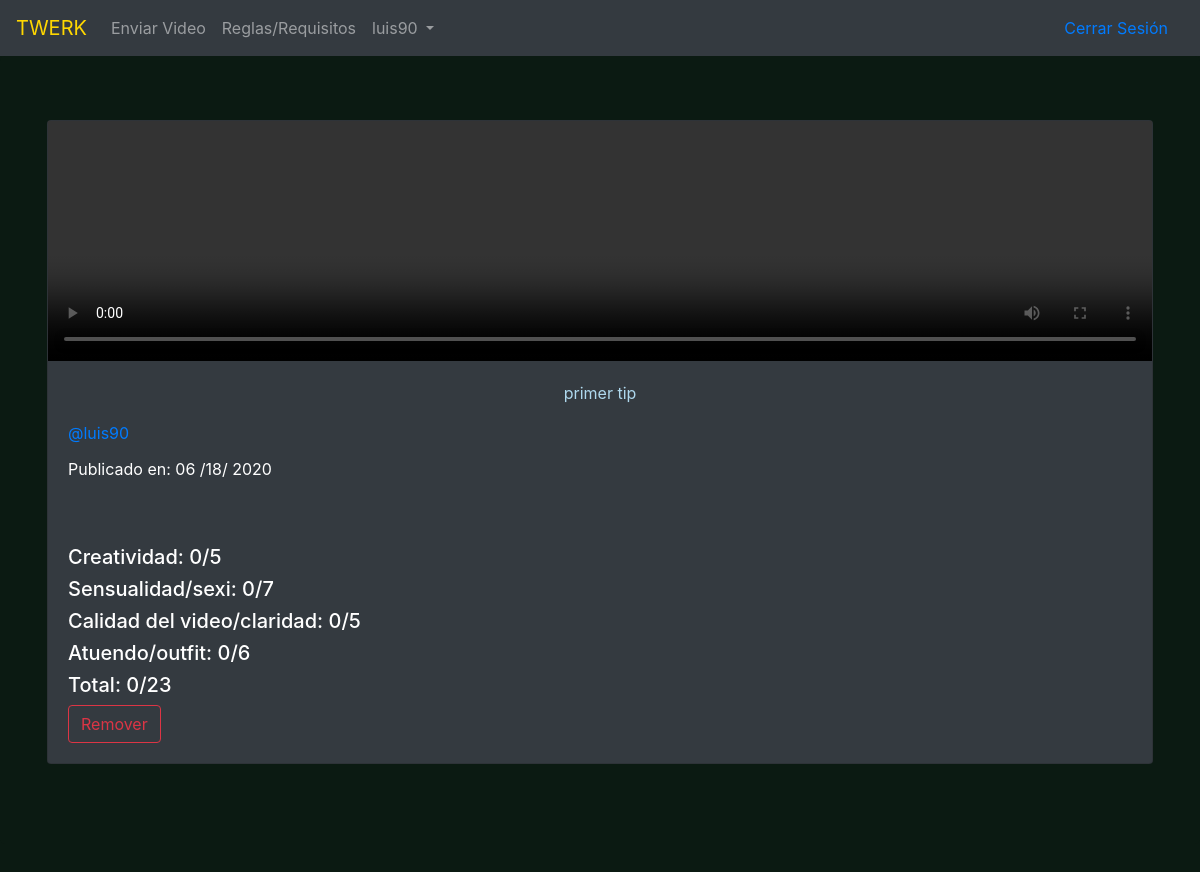
/tip/1 (signed in), run on the app's committed database.
### tip/models.py (models this page shows, shortened)
class MakeTip(models.Model):
    author = models.ForeignKey(User, related_name='tips', on_delete=models.CASCADE)
    title = models.CharField(max_length=63)
    post_pic = models.FileField(upload_to='media', blank=True, help_text='Selecciona video')
    creativity = models.IntegerField(default=0, null=True)
    sexy = models.IntegerField(default=0, null=True)
    quality = models.IntegerField(default=0, null=True)
    outfit = models.IntegerField(default=0, null=True)
    created_date = models.DateTimeField(default=timezone.now)

### tip/views.py (the view)
# urls.py: url(r'^tip/(?P<pk>\d+)$', views.tip_details, name='tip_detail'),
@login_required
def tip_details(request, pk):
    post = get_object_or_404(MakeTip, pk=pk)
    is_liked = False
    is_down = False
    if DownVoteUserList.objects.filter(user=request.user, post=post.pk):
        is_down = True
    if LikeUserList.objects.filter(user=request.user, post=post.pk):
        is_liked = True
    context = {
        'post': post,
    }
    return render(request, 'tip/tip_detail.html', context)

### tip/templates/tip/tip_detail.html (shortened to what this page needs)
<!DOCTYPE html>
{% extends "main.html" %}
{% block body_block %}
    {% include "tip/_tip.html" %}
{% endblock %}

### templates/main.html (shortened to what this page needs)
<!DOCTYPE html>
{% load static %}
{% load bootstrap4 %}
<html lang="en">
<head>
    <link rel="stylesheet" href="{% static 'css/main_style.css' %}"/>
<link rel="stylesheet" href="https://stackpath.bootstrapcdn.com/bootstrap/4.1.3/css/bootstrap.min.css">
</head>
<body class="main_wrapper_jumbotron">
<nav class="navbar navbar-expand-lg navbar-dark bg-dark">
    {% if user.is_authenticated %}
    <a class="navbar-brand" href="{% url 'tips:list'%}" style="color: gold">
    TWERK
    </a>
        <div class="navbar-collapse collapse" id="collapsingNavbarXs">
            <ul class="navbar-nav mr-auto">
                <li class="nav-item">
                    <a class="nav-link" href="{% url 'tips:create_tip'%}" >Enviar Video</a>
                </li>
                <li class="nav-item">
                    <a class="nav-link" href="{% url 'tips:reglas'%}" >Reglas/Requisitos</a>
                </li>
                <li class="nav-item dropdown">
                    <a class="nav-link dropdown-toggle" href="#" id="navbarDropdown" role="button" data-toggle="dropdown" aria-haspopup="true" aria-expanded="false">
                    {{ request.user }}
                    </a>
                </li>
            </ul>
                    <a class="nav-link" href="{% url 'logout'%}" >Cerrar Sesión</a>
        </div>
    {% else %}
            <a class="nav-link" href="{% url 'login'%}">Iniciar Sesión</a>
            <a class="nav-link" href="{% url 'accounts:registration'%}">Registrarse</a>
    {% endif %}
</nav>
{% block body_block %}
{% endblock %}
</body>
</html>

### tip/templates/tip/_tip.html (shortened to what this page needs)
<!DOCTYPE html>
<div class="jumbotron main_wrapper_jumbotron">
<div class="container">
    <div class="card text-white bg-dark mb-3">
    {% if post.post_pic %}
        <video class="embed-responsive embed-responsive-16by9" width="320" height="240" controls>
          <source src="{{ post.post_pic.url }}" type="video/mp4">
        </video>
    {% endif %}
        <div class="card-body">
            <p class="text-center" style="color: #afd9ee">{{ post.title }}</p>
            <p class="card-title"><a href="{% url 'tips:for_user' username=post.author.username %}">@{{ post.author.username }}</a></p>
            <p class="card-text">Publicado en: {{post.created_date|date:"m /d/ Y"}}</p>
            <div class="card-text">
            </div>
            {% if user.is_authenticated and post.author == user %}
                <br>
                <div>
                    {% if user.is_authenticated and post.author == user %}
                        <h5 id="cr">Creatividad: {{ post.creativity }}/5</h5>
                        <h5 id="sn">Sensualidad/sexi: {{ post.sexy }}/7</h5>
                        <h5 id="cl">Calidad del video/claridad: {{ post.quality }}/5</h5>
                        <h5 id="at">Atuendo/outfit: {{ post.outfit }}/6</h5>
                        <h5>Total: <span id="tt"></span>/23</h5>
                        <a href="{% url 'tips:tip_remove' pk=post.pk%}" class="btn btn-outline-danger">Remover</a>
                    {% endif %}
                    </div>
            {% endif %}
        </div>
    </div>
</div>
</div>

### accounts/static/css/main_style.css (style rules this page uses)
.main_wrapper_jumbotron { background-color: #0B1A12 !important; }

### data on the page
MakeTip: title "primer tip", author.username "luis90", created_date "06 /18/ 2020", creativity "0", sexy "0", quality "0", outfit "0"

### other printed values
{{ request.user }} "luis90"
